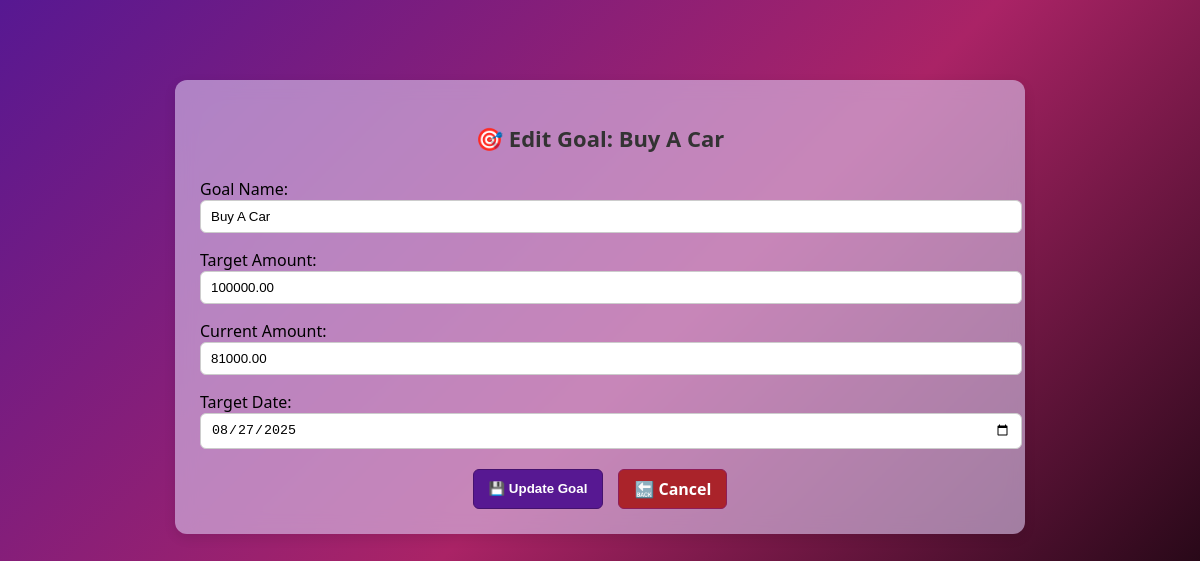
The app's page /coach/edit_goal/1/ (signed in) with its own data.
### coach/models.py (models this page shows, shortened)
class Goal(models.Model):
    name = models.CharField(max_length=100)
    target_amount = models.DecimalField(max_digits=10, decimal_places=2)
    current_amount = models.DecimalField(max_digits=10, decimal_places=2, default=0.00)
    target_date = models.DateField()
    user = models.ForeignKey(User, on_delete=models.CASCADE)

### coach/views.py (the view)
# urls.py: path("edit_goal/<int:goal_id>/", views.edit_goal, name="edit_goal"),
@login_required
def edit_goal(request,goal_id):
    goal=get_object_or_404(Goal,pk=goal_id, user=request.user )
    if request.method=='POST':
        form=GoalForm(request.POST, instance=goal)
        if form.is_valid():
            form.save()
            return redirect('dashboard')
    else:
        form = GoalForm(instance=goal)
    return render(request, 'coach/edit_goal.html', {'form': form, 'goal': goal})

### coach/forms.py
class GoalForm(forms.ModelForm):
    class Meta:
        model = Goal
        fields = ['name', 'target_amount', 'current_amount', 'target_date']
        widgets = {
            'target_date': forms.DateInput(attrs={'type': 'date'}),
            'name': forms.TextInput(attrs={'placeholder': 'Enter goal name'}),
            'target_amount': forms.NumberInput(attrs={'step': '0.01', 'placeholder': 'Enter target amount'}),
            'current_amount': forms.NumberInput(attrs={'step': '0.01', 'placeholder': 'Enter current amount'}),
        }
        labels = {
            'name': 'Goal Name',
            'target_amount': 'Target Amount',
            'current_amount': 'Current Amount',
            'target_date': 'Target Date',
        }

### coach/templates/coach/edit_goal.html (shortened to what this page needs)
{% extends "coach/base.html" %}
{% block content %}
<div class="edit-transaction-container">
  <h2 class="title">🎯 Edit Goal: {{ goal.name }}</h2>
  <form method="post" class="transaction-form">
    {{ form.as_p }}
    <div class="form-actions">
      <button type="submit" class="btn btn-save">💾 Update Goal</button>
      <a href="{% url 'dashboard' %}" class="btn btn-cancel">🔙 Cancel</a>
    </div>
  </form>
</div>
{% endblock %}

### coach/static/coach/styles.css (style rules this page uses)
body { font-family: 'Segoe UI', Tahoma, Geneva, Verdana, sans-serif; background: #f4f6f8; }
h2 { margin-bottom: 20px; font-size: 22px; color: #222; }

### coach/templates/coach/edit_goal.html (style rules this page uses)
body { background : linear-gradient(135deg, #571892 0%, #aa2366 50%, #000000 100%); background-attachment: fixed; background-size: cover; }
.edit-transaction-container { max-width: 800px; margin: 80px auto; padding: 25px; background: rgba(220, 201, 240, 0.6); border-radius: 12px; box-shadow: 0 4px 12px rgba(0,0,0,0.1); backdrop-filter: blur(10px); color: #000000; transition: box-shadow 0.2s, transform 0.2s; }
.title { text-align: center; margin-bottom: 25px; color: #333; }
.transaction-form p { margin-bottom: 15px; }
.transaction-form input, .transaction-form select, .transaction-form textarea { width: 100%; padding: 8px 10px; border: 1px solid #ccc; border-radius: 6px; }
.form-actions { display: flex; justify-content: center; gap: 15px; margin-top: 20px; }
.btn { padding: 8px 15px; border-radius: 6px; text-decoration: none; border: none; cursor: pointer; font-weight: bold; }
.btn-save { background: #571892; color: #ffffff; border: 1px solid #45126e; }
.btn-cancel { background: #aa232a; color: #ffffff; border: 1px solid #8e1d58; }

### records on screen
Goal: name "Buy A Car", target_amount "100000.00", current_amount "81000.00", target_date "08/27/2025"
